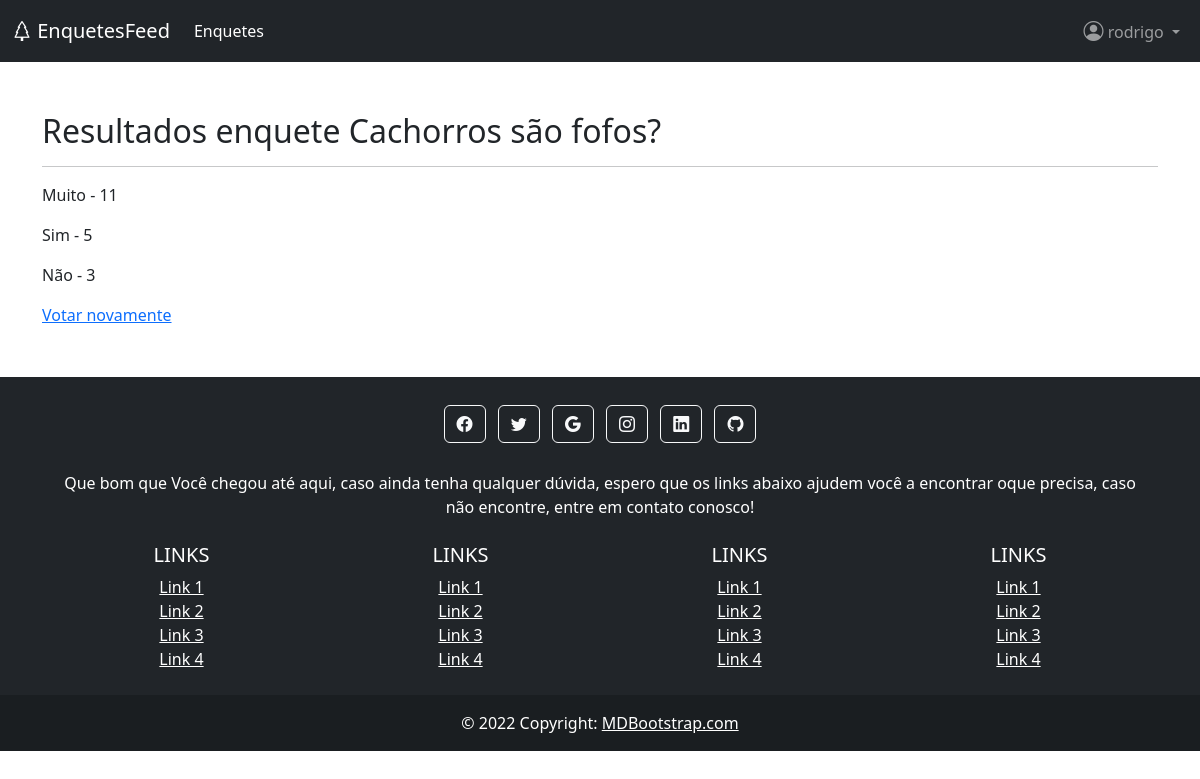
/enquetes/2/resultados/ (signed in), run on the app's committed database.
### enquetes/models.py (models this page shows, shortened)
class Enquete(BaseModel):
    texto = models.CharField(max_length=255, verbose_name="Texto da enquete")
    descricao = models.CharField(max_length=500, verbose_name="Descrição", null=True)
    data_pub = models.DateTimeField(verbose_name="Data de publicação", null=True)
    imagem = models.ImageField(upload_to="imagens_enquetes/", null=True, blank=True)

class Escolha(BaseModel):
    texto = models.CharField(max_length=200, verbose_name="Escolha")
    num_votos = models.IntegerField(default=0, verbose_name="Número de votos")
    enquete = models.ForeignKey(
        "Enquete",
        on_delete=models.CASCADE,
        related_name="escolhas",
        verbose_name="Enquete"
    )

### enquetes/views.py (the view)
# urls.py: path("<int:id_enquete>/resultados/", views.resultados, name="resultados"),
@login_required()
def resultados(request: HttpRequest, id_enquete: int) -> HttpResponse:
    enquete = Enquete.objects.get(id=id_enquete)
    return render(request, "enquetes/resultados.html", {"enquete": enquete})

### templates/enquetes/resultados.html
{% extends "base.html" %}
{% block conteudo %}
    <h2>Resultados enquete {{ enquete.texto }}</h2>
    <hr/>
    {% for escolha in enquete.escolhas.all %}
        <p>{{ escolha.texto }} - {{ escolha.num_votos }}</p>
    {% endfor %}
    <a href="{% url 'enquetes:detalhe' enquete.id %}">Votar novamente</a>
{% endblock %}

### templates/base.html (shortened to what this page needs)
<!DOCTYPE html>
{% load static %}
<html lang="en">
<head>
    <link rel="stylesheet" href="https://cdn.jsdelivr.net/npm/bootstrap-icons@1.9.1/font/bootstrap-icons.css">
    <link href="https://cdn.jsdelivr.net/npm/bootstrap@5.2.2/dist/css/bootstrap.min.css" rel="stylesheet">
    <link rel="stylesheet" type="text/css" href="{% static 'css/styles.css' %}">
</head>
<body>
    <nav class="navbar navbar-expand-lg bg-dark navbar-dark">
        <div class="container-fluid">
            <a class="navbar-brand" href="{% url 'home:home' %}">
                <i class="bi bi-tree"></i>
                EnquetesFeed
            </a>
          <div class="collapse navbar-collapse" id="navbarSupportedContent">
            <ul class="navbar-nav me-auto mb-2 mb-lg-0">
                {% if user.is_authenticated %}
                    <li class="nav-item">
                        <a class="nav-link active" aria-current="page" href="{% url 'enquetes:lista' %}">Enquetes</a>
                    </li>
                {% endif %}
            </ul>
            <ul class="navbar-nav ms-auto mb-2 mb-lg-0">
                {% if user.is_authenticated %}
                    <li class="nav-item dropdown">
                        <a class="nav-link dropdown-toggle" id="navbarDropdown" role="button" data-bs-toggle="dropdown" aria-expanded="false">
                            <i class="bi bi-person-circle" style="font-size: 20px;"></i>
                            {{ user }}
                        </a>
                    </li>
                {% endif %}
            </ul>
          </div>
        </div>
    </nav>
    <div class="container" id="main-container">
        {% block conteudo %}
        {% endblock %}
    </div>
    <footer class="bg-dark text-center text-white">
        <div class="container p-4">
        <section class="mb-4">
            <a class="btn btn-outline-light btn-floating m-1" href="#!" role="button">
                <i class="bi bi-facebook"></i>
            </a>
            <a class="btn btn-outline-light btn-floating m-1" href="#!" role="button">
                <i class="bi bi-twitter"></i>
            </a>
            <a class="btn btn-outline-light btn-floating m-1" href="#!" role="button">
                <i class="bi bi-google"></i>
            </a>
            <a class="btn btn-outline-light btn-floating m-1" href="#!" role="button">
                <i class="bi bi-instagram"></i>
            </a>
            <a class="btn btn-outline-light btn-floating m-1" href="#!" role="button">
                <i class="bi bi-linkedin"></i>
            </a>
            <a class="btn btn-outline-light btn-floating m-1" href="#!" role="button">
                <i class="bi bi-github"></i>
            </a>
        </section>
        <section class="mb-4">
            <p>
                Que bom que Você chegou até aqui, caso ainda tenha qualquer dúvida, espero que os links abaixo ajudem você a encontrar oque precisa, caso não encontre, entre em contato conosco!
            </p>
        </section>
        <section class="">
            <div class="row">
                <div class="col-lg-3 col-md-6 mb-4 mb-md-0">
                    <h5 class="text-uppercase">Links</h5>
                    <ul class="list-unstyled mb-0">
                        <li>
                            <a href="#!" class="text-white">Link 1</a>
                        </li>
                        <li>
                            <a href="#!" class="text-white">Link 2</a>
                        </li>
                        <li>
                            <a href="#!" class="text-white">Link 3</a>
                        </li>
                        <li>
                            <a href="#!" class="text-white">Link 4</a>
                        </li>
                    </ul>
                </div>
                <div class="col-lg-3 col-md-6 mb-4 mb-md-0">
                    <h5 class="text-uppercase">Links</h5>
                    <ul class="list-unstyled mb-0">
                        <li>
                            <a href="#!" class="text-white">Link 1</a>
                        </li>
                        <li>
                            <a href="#!" class="text-white">Link 2</a>
                        </li>
                        <li>
                            <a href="#!" class="text-white">Link 3</a>
                        </li>
                        <li>
                            <a href="#!" class="text-white">Link 4</a>
                        </li>
                    </ul>
                </div>
                <div class="col-lg-3 col-md-6 mb-4 mb-md-0">
                    <h5 class="text-uppercase">Links</h5>
                    <ul class="list-unstyled mb-0">
                        <li>
                            <a href="#!" class="text-white">Link 1</a>
                        </li>
                        <li>
                            <a href="#!" class="text-white">Link 2</a>
                        </li>
                        <li>
                            <a href="#!" class="text-white">Link 3</a>
                        </li>
                        <li>
                            <a href="#!" class="text-white">Link 4</a>
                        </li>
                    </ul>
                </div>
                <div class="col-lg-3 col-md-6 mb-4 mb-md-0">
                    <h5 class="text-uppercase">Links</h5>
                    <ul class="list-unstyled mb-0">
                        <li>
                            <a href="#!" class="text-white">Link 1</a>
                        </li>
                        <li>
                            <a href="#!" class="text-white">Link 2</a>
                        </li>
                        <li>
                            <a href="#!" class="text-white">Link 3</a>
                        </li>
                        <li>
                            <a href="#!" class="text-white">Link 4</a>
                        </li>
                    </ul>
                </div>
            </div>
        </section>
        </div>
        <div class="text-center p-3" style="background-color: rgba(0, 0, 0, 0.2);">
        © 2022 Copyright:
        <a class="text-white" href="https://mdbootstrap.com/">MDBootstrap.com</a>
        </div>
    </footer>
</body>
</html>

### statics/css/styles.css (style rules this page uses)
#main-container { margin-top: 50px; margin-bottom: 50px; }

### data on the page
Enquete: texto "Cachorros são fofos?"
Escolha: texto "Muito", num_votos "11"
Escolha: texto "Sim", num_votos "5"
Escolha: texto "Não", num_votos "3"

### other printed values
{{ user }} "rodrigo"
